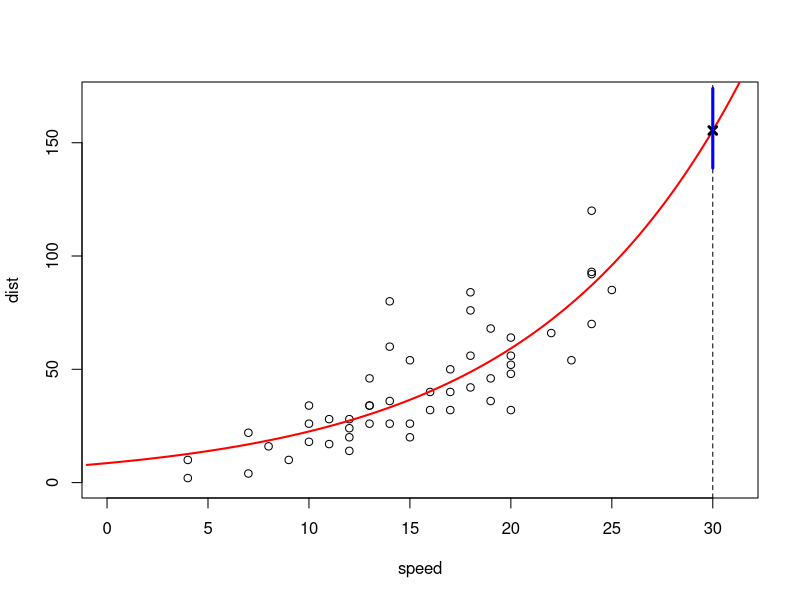

R code for this plot: (Note: this script raises an error after producing the figure.)
r=glm(dist~speed,data=cars,family=poisson)
P=predict(r,type="response",
          newdata=data.frame(speed=seq(-1,35,by=.2)))
plot(cars,xlim=c(0,31),ylim=c(0,170))
abline(v=30,lty=2)
lines(seq(-1,35,by=.2),P,lwd=2,col="red")
P1=predict(r,type="response",se.fit=TRUE,
           newdata=data.frame(speed=30))
points(30,P1$fit,pch=4,lwd=3)

i1=sum(predict(r,type="response"))
i2=sum(cars$speed*predict(r,type="response"))
i3=sum(cars$speed^2*predict(r,type="response"))

I=matrix(c(i1,i2,i2,i3),2,2)
V=solve(I)

x=30
P2=predict(r, type="link", se.fit=TRUE,
           newdata=data.frame(speed=x))

segments(30, exp(P2$fit-1.96*P2$se.fit),
         30, exp(P2$fit+1.96*P2$se.fit),
         col="blue",lwd=3)


#########################
#########################


pred.data <- predict(AY.glm, type="response",
                     newdata = data.frame(Insurance.Count = seq(55, 105, by = .5)))
plot(AY.std$Insurance.Count, AY.std$Personal.Doctor.Count, 
     xlim = c(60,100), ylim = c(60,100),
     main = "Five Year Average Model",
     xlab = "Percentage of Individuals with Insurance",
     ylab = "Mean Percentage of Individuals with a Personal Doctor")
lines(seq(55, 105, by = .5), pred.data, lwd=2, col="red")

i1=sum(predict(AY.glm, type="response"))
i2=sum(AY.std$Insurance.Count*predict(AY.glm, type="response"))
i3=sum(AY.std$Insurance.Count^2*predict(AY.glm, type="response"))

I=matrix(c(i1,i2,i2,i3),2,2)
V=solve(I)

x <- data.frame(Insurance.Count = seq(55, 105, by = .5))

fit.mean.conf <- function(x, alpha = 0.05, explanatory = seq(55, 105, by = .5) ){
  
  z <- qnorm(alpha/2, lower.tail = F)
  
  out <- data.frame("Lower.Bound" = rep(NA, length(x$fit)), 
                    "Esitmate" = rep(NA, length(x$fit)), 
                    "Upper.Bound" = rep(NA, length(x$fit)),
                    "x" = explanatory)
  
  for(i in 1:length(x$fit)){
    out$Esitmate[i] <- exp(x$fit[i])
    out$Lower.Bound[i] <- exp(x$fit[i] - z*x$se.fit[i])
    out$Upper.Bound[i] <- exp(x$fit[i] + z*x$se.fit[i])
  }
  
  out
}

pred.conf <- predict(AY.glm, x, se.fit=TRUE)
conf.plot <- fit.mean.conf(x = pred.conf)

#lines(conf.plot$x, conf.plot$Esitmate, lty = 1, lwd = 2)
lines(conf.plot$x, conf.plot$Lower.Bound, lty = 2, lwd = 2)
lines(conf.plot$x, conf.plot$Upper.Bound, lty = 2, lwd = 2)

P2=predict(AY.glm, type="link", se.fit=TRUE,
           newdata=x)

lines(x$Insurance.Count, exp(P2$fit - 1.96*P2$se.fit), lty = 3, lwd = 3)


segments(30, exp(P2$fit-1.96*P2$se.fit),
         30, exp(P2$fit+1.96*P2$se.fit),
         col="blue",lwd=3)



##########
##########

pred.interval <- function(model, x, dp = 0.207465, alpha = 0.05){
  
  z <- qnorm(alpha/2, lower.tail = F)
  odata <- model$data
  
  pred.data <- predict(model, type="link", se.fit=TRUE, newdata=x)
  fit <- exp(pred.data$fit)
  mean.conf.LB <- exp(pred.data$fit - z*pred.data$se.fit)
  mean.conf.UB <- exp(pred.data$fit + z*pred.data$se.fit)
  pred.conf.LB <- exp(pred.data$fit) - ( z*sqrt(exp(pred.data$fit) * dp) + (fit - exp(pred.data$fit - z*pred.data$se.fit)))
  pred.conf.UB <- exp(pred.data$fit) + ( z*sqrt(exp(pred.data$fit) * dp) + (exp(pred.data$fit + z*pred.data$se.fit) - fit))
  
  png("plots/mod_bands.png",
      height = 620, width = 620)
  
  plot(odata$Insurance.Count, odata$Personal.Doctor.Count, 
       xlim = c(60,100), ylim = c(min(pred.conf.LB),100),
       main = "Five Year Average Model",
       xlab = "Percentage of Individuals with Insurance",
       ylab = "Mean Percentage of Individuals with a Personal Doctor"
       )
  
  lines(x$Insurance.Count, fit, lwd=2, col="red")
  
  lines(x$Insurance.Count, mean.conf.LB, lty = 2, lwd = 2)
  lines(x$Insurance.Count, mean.conf.UB, lty = 2, lwd = 2)
  
  lines(x$Insurance.Count, pred.conf.LB, lty = 3, lwd = 2)
  lines(x$Insurance.Count, pred.conf.UB, lty = 3, lwd = 2)
  
  legend("topleft",
         legend = c("Fitted Model", "95% Confidence Interval", "95% Prediction Interval"),
         lty = c(1, 2, 3),
         lwd = 2,
         col = c("red", "black", "black"))
  
  dev.off()
  
  out <- data.frame(Estimate = fit, 
                    Conf.Int.LB =  mean.conf.LB, Conf.Int.UB =  mean.conf.UB,
                    Pred.Int.LB =  pred.conf.LB, Pred.Int.UB =  pred.conf.UB
                    )
  
  out
  
}

model.fit <- pred.interval(AY.glm, x = data.frame(Insurance.Count = seq(60, 105, by = .5)))






x <- data.frame("Personal.Doctor.Count" = seq(60, 90, .25), 
                "Insurance.Count" = seq(70, 100, .25), 
                "Total.Respondents" = rep(NA, 121),
                "Medicaid.Expansion" = rep(NA, 121))

pred.conf <- predict(AY.glm, x, se.fit=TRUE)

fit.mean.conf <- function(x, alpha = 0.05, explanatory = seq(70, 100, .25) ){
  
  z <- qnorm(alpha/2, lower.tail = F)
  
  out <- data.frame("Lower.Bound" = rep(NA, length(x$fit)), 
                    "Esitmate" = rep(NA, length(x$fit)), 
                    "Upper.Bound" = rep(NA, length(x$fit)),
                    "x" = explanatory)
  
  for(i in 1:length(x$fit)){
    out$Esitmate[i] <- exp(x$fit[i])
    out$Lower.Bound[i] <- exp(x$fit[i] - z*x$se.fit[i])
    out$Upper.Bound[i] <- exp(x$fit[i] + z*x$se.fit[i])
  }
  
  out
}


png("plots/mod_conf.png",
    height = 620, width = 960)

par(mfrow = c(1,2), omi = c(0,0,1,0))

plot(conf.plot$x, conf.plot$Esitmate, type = "n",
     main = "Five Year Average Model",
     xlab = "Percentage of Individuals with Insurance",
     ylab = "Mean Percentage of Individuals with a Personal Doctor")
points(AY.std$Insurance.Count, AY.std$Personal.Doctor.Count)
lines(conf.plot$x, conf.plot$Esitmate, lty = 1, lwd = 2)
lines(conf.plot$x, conf.plot$Lower.Bound, lty = 2, lwd = 2)
lines(conf.plot$x, conf.plot$Upper.Bound, lty = 2, lwd = 2)

#####

plot(conf.plot$x, conf.plot$Esitmate, type = "n",
     main = "Individual Years Superimposed",
     xlab = "Percentage of Individuals with Insurance",
     ylab = "Mean Percentage of Individuals with a Personal Doctor")
lines(conf.plot$x, conf.plot$Esitmate, lty = 1, lwd = 2)
lines(conf.plot$x, conf.plot$Lower.Bound, lty = 2, lwd = 2)
lines(conf.plot$x, conf.plot$Upper.Bound, lty = 2, lwd = 2)

pred.conf11 <- predict(t11.glm, x, se.fit=TRUE)
conf.plot11 <- fit.mean.conf(x = pred.conf11)
lines(conf.plot11$x, conf.plot11$Esitmate, type = "l", col = "darkmagenta")

pred.conf12 <- predict(t12.glm, x, se.fit=TRUE)
conf.plot12 <- fit.mean.conf(x = pred.conf12)
lines(conf.plot12$x, conf.plot12$Esitmate, type = "l", col = "blue")

pred.conf13 <- predict(t13.glm, x, se.fit=TRUE)
conf.plot13 <- fit.mean.conf(x = pred.conf13)
lines(conf.plot13$x, conf.plot13$Esitmate, type = "l", col = "green")

pred.conf14 <- predict(t14.glm, x, se.fit=TRUE)
conf.plot14 <- fit.mean.conf(x = pred.conf14)
lines(conf.plot14$x, conf.plot14$Esitmate, type = "l", col = "orange")

pred.conf15 <- predict(t15.glm, x, se.fit=TRUE)
conf.plot15 <- fit.mean.conf(x = pred.conf15)
lines(conf.plot15$x, conf.plot15$Esitmate, type = "l", col = "red")

legend(x = 70, y = 93.5,
       legend = c("2011", "2012", "2013", "2014", "2015", "Five Year Average"),
       col = c("darkmagenta", "blue", "green", "orange", "red", "black"),
       lty = 1,
       lwd = 2)

mtext('95% Confidence Band for Means', outer = TRUE, font = 2, padj = -1, cex = 1.3)

dev.off()





































png("plots/PP_counts_vs_insur.png",
    height = 696, width = 960)

par(mar = c(5.1, 4.1, 2.1, 2.1), oma = c(0,1,3,0))
layout(matrix(c(1,1,2,2,3,3,4,4,0,5,5,6,6,7,7,0), 2, 8, byrow = TRUE))


plot(t11.std$Insurance.Count, t11.std$Personal.Doctor.Count,
     ylim = c(60, 90),
     xlim = c(65, 100),
     main = "2011",
     ylab = "Standardized Personal Doctor Counts",
     xlab = "Standardized Insurance Counts",  
     cex.lab = 1.5, cex.main = 1.5, cex.axis = 1.4, pch = 20, col = "darkmagenta")

plot(t12.std$Insurance.Count, t12.std$Personal.Doctor.Count,
     ylim = c(60, 90),
     xlim = c(65, 100),
     main = "2012",
     ylab = "Standardized Personal Doctor Counts",
     xlab = "Standardized Insurance Counts",
     cex.lab = 1.5, cex.main = 1.5, cex.axis = 1.4, pch = 20, col = "blue")

plot(t13.std$Insurance.Count, t13.std$Personal.Doctor.Count,
     ylim = c(60, 90),
     xlim = c(65, 100),
     main = "2013",
     ylab = "Standardized Personal Doctor Counts",
     xlab = "Standardized Insurance Counts",
     cex.lab = 1.5, cex.main = 1.5, cex.axis = 1.4, pch = 20, col = "green")

plot(t14.std$Insurance.Count, t14.std$Personal.Doctor.Count,
     ylim = c(60, 90),
     xlim = c(65, 100),
     main = "2014",
     ylab = "Standardized Personal Doctor Counts",
     xlab = "Standardized Insurance Counts",
     cex.lab = 1.5, cex.main = 1.5, cex.axis = 1.4, pch = 20, col = "orange")

plot(t15.std$Insurance.Count, t15.std$Personal.Doctor.Count,
     ylim = c(60, 90),
     xlim = c(65, 100),
     main = "2015",
     ylab = "Standardized Personal Doctor Counts",
     xlab = "Standardized Insurance Counts",
     cex.lab = 1.5, cex.main = 1.5, cex.axis = 1.4, pch = 20, col = "red")

plot(t11.std$Insurance.Count, t11.std$Personal.Doctor.Count,
     ylim = c(60, 90),
     xlim = c(65, 100),
     main = "2011 to 2015",
     ylab = "Standardized Personal Doctor Counts",
     xlab = "Standardized Insurance Counts",
     cex.lab = 1.5, cex.main = 1.5, cex.axis = 1.4, pch = 20, col = "darkmagenta")

points(t12.std$Insurance.Count, t12.std$Personal.Doctor.Count,
       pch = 20, col = "blue")

points(t13.std$Insurance.Count, t13.std$Personal.Doctor.Count,
       pch = 20, col = "green")


points(t14.std$Insurance.Count, t14.std$Personal.Doctor.Count,
       pch = 20, col = "orange")

points(t15.std$Insurance.Count, t15.std$Personal.Doctor.Count,
       pch = 20, col = "red")

plot(AY.std$Insurance.Count, AY.std$Personal.Doctor.Count,
     ylim = c(60, 90),
     xlim = c(65, 100),
     main = "Five Year Average",
     ylab = "Standardized Personal Doctor Counts",
     xlab = "Standardized Insurance Counts",
     cex.lab = 1.5, cex.main = 1.5, cex.axis = 1.4, pch = 20)

mtext('Personal Doctor Counts v.s. Insurance Counts', outer = TRUE, font = 2, padj = -1, cex = 1.2)

dev.off()









png("plots/Exp_Slope_Conf.png",
    height = 620, width = 960)

plot(x = c(1:6), y = exp(Parameters[,6]), 
     main = "Exponentiated Slope", 
     ylab = NA,
     xlab = NA,
     xlim = c(1,6), 
     ylim = c(1.006, 1.018), 
     pch=20, col = "red",
     axes = FALSE, cex.main = 2, cex = 2, cex.lab = 1)
box()

axis(1, at = c(1:6), labels = c ("2011", "2012", "2013", "2014", "2015", "Five Year Average"), cex.axis = 1.2)
axis(2, at = seq(from = 1.004, to = 1.018, by = 0.002), las = 2, cex.axis = 1.2)


segments(c(1:6), exp(Parameters[,5]), c(1:6), exp(Parameters[,7]), lwd = 1.5)
arrows(c(1:6), exp(Parameters[,5]), c(1:6), exp(Parameters[,7]), lwd = 1.5, angle = 90, code = 3, length = 0.03)

dev.off()




















splitter <- function(x){
  
  fitset <- x[1,]
  testset <- x[1,]
  
  for(i in unique(x$x.state)){
    
    dfs <- x[x$x.state==i,]
    n   <- nrow(dfs)
    dfs[,"index"] <- 1:n
    sf <- sample(1:n, size = ceiling(n/2))
    st <- setdiff(1:n, sf)
    
    fitset <- rbind(fitset, dfs[sf,1:4])
    testset <- rbind(testset, dfs[st,1:4])
    
  }
  
  fitset <- fitset[2:nrow(fitset),]
  testset <- testset[2:nrow(testset),]
  
  out <- list(fitset, testset)
  
  out
}














































png("plots/counts_vs_insur.png",
    height = 768, width = 620)

par(mar = c(5.1, 4.1, 2.1, 2.1), oma = c(0,0,3,0))
layout(matrix(c(1,1,2,2,3,3,4,4,5,5,6,6,7,7,8,8,8,8), 3, 6, byrow = TRUE))


plot(t11.std$Insurance.Count, t11.std$Personal.Doctor.Count,
     ylim = c(60, 90),
     xlim = c(65, 100),
     main = "2011",
     ylab = "Standardized Personal Doctor Counts",
     xlab = "Standardized Insurance Counts",
     cex.lab = 1.2, cex.main = 1.2, pch = 20, col = "blue")

plot(t12.std$Insurance.Count, t12.std$Personal.Doctor.Count,
     ylim = c(60, 90),
     xlim = c(65, 100),
     main = "2012",
     ylab = "Standardized Personal Doctor Counts",
     xlab = "Standardized Insurance Counts",
     cex.lab = 1, cex.main = 1.2, pch = 20, col = "cyan")

plot(t13.std$Insurance.Count, t13.std$Personal.Doctor.Count,
     ylim = c(60, 90),
     xlim = c(65, 100),
     main = "2013",
     ylab = "Standardized Personal Doctor Counts",
     xlab = "Standardized Insurance Counts",
     cex.lab = 1.2, cex.main = 1.2, pch = 20, col = "chartreuse")

plot(t14.std$Insurance.Count, t14.std$Personal.Doctor.Count,
     ylim = c(60, 90),
     xlim = c(65, 100),
     main = "2014",
     ylab = "Standardized Personal Doctor Counts",
     xlab = "Standardized Insurance Counts",
     cex.lab = 1.2, cex.main = 1.2, pch = 20, col = "orange")

plot(t15.std$Insurance.Count, t15.std$Personal.Doctor.Count,
     ylim = c(60, 90),
     xlim = c(65, 100),
     main = "2015",
     ylab = "Standardized Personal Doctor Counts",
     xlab = "Standardized Insurance Counts",
     cex.lab = 1.2, cex.main = 1.2, pch = 20, col = "red")

plot(t11.std$Insurance.Count, t11.std$Personal.Doctor.Count,
     ylim = c(60, 90),
     xlim = c(65, 100),
     main = "2011 to 2015",
     ylab = "Standardized Personal Doctor Counts",
     xlab = "Standardized Insurance Counts",
     cex.lab = 1.2, cex.main = 1.2, pch = 20, col = "blue")

points(t12.std$Insurance.Count, t12.std$Personal.Doctor.Count,
       pch = 20, col = "cyan")

points(t13.std$Insurance.Count, t13.std$Personal.Doctor.Count,
       pch = 20, col = "chartreuse")


points(t14.std$Insurance.Count, t14.std$Personal.Doctor.Count,
       pch = 20, col = "orange")

points(t15.std$Insurance.Count, t15.std$Personal.Doctor.Count,
       pch = 20, col = "red")

plot(AY.std$Insurance.Count, AY.std$Personal.Doctor.Count,
     ylim = c(60, 90),
     xlim = c(65, 100),
     main = "All Years Combined",
     ylab = "Standardized Personal Doctor Counts",
     xlab = "Standardized Insurance Counts",
     cex.lab = 1.2, cex.main = 1.2, pch = 20)


plot(t15.std$Insurance.Count - t11.std$Insurance.Count, 
     t15.std$Personal.Doctor.Count - t11.std$Personal.Doctor.Count,
     ylim = c(-25, 20),
     xlim = c(-15, 20),
     main = "Change between 2011 and 2015",
     ylab = "Difference in Personal Doctor Counts",
     xlab = "Difference in Insured Counts",
     cex.lab = 1.2, cex.main = 1.2, pch = 20)

mtext('Personal Doctor Counts v.s. Insurance Counts', outer = TRUE, font = 2, padj = -1, cex = 1.2)

dev.off()





















png("plots/Param_Conf.png",
    height = 400, width = 960)

par(mfrow = c(1,2))

plot(x = c(1:6), y = Parameters[,2], 
     main = "Intercept", 
     ylab = NA,
     xlab = NA,
     xlim = c(1,6), 
     ylim = c(2.95, 3.75), 
     pch=20, col = "red",
     axes = FALSE, cex.main = 1, cex = 1, cex.lab = 1)
box()

axis(1, at = c(1:6), labels = c ("2011", "2012", "2013", "2014", "2015", "Average"), cex.axis = 1)
axis(2, at = seq(from = 2.90, to = 3.80, by = 0.1), las = 2, cex.axis = 1)

segments(c(1:6), Parameters[,1], c(1:6), Parameters[,3], 
         lwd = 1.5)

arrows(c(1:6), Parameters[,1], c(1:6), Parameters[,3], 
       lwd = 1.5, angle = 90, code = 3, length = 0.05)

##

plot(x = c(1:6), y = Parameters[,6], 
     main = "Slope", 
     ylab = NA,
     xlab = NA,
     xlim = c(1,6), 
     ylim = c(0.006, 0.016), 
     pch=20, col = "red",
     axes = FALSE, cex.main = 1, cex = 1, cex.lab = 1)
box()

axis(1, at = c(1:6), labels = c ("2011", "2012", "2013", "2014", "2015", "Average"), cex.axis = 1)
axis(2, at = seq(from = 0.006, to = 0.016, by = 0.002), las = 2, cex.axis = 1)


segments(c(1:6), Parameters[,5], c(1:6), Parameters[,7], lwd = 1.5)
arrows(c(1:6), Parameters[,5], c(1:6),Parameters[,7], lwd = 1.5, angle = 90, code = 3, length = 0.03)

mtext('95% Confidence Intervals for Model Parameters', 
      outer = T, font = 2, cex = 1.2, adj = .5, padj = 1.5)

dev.off()